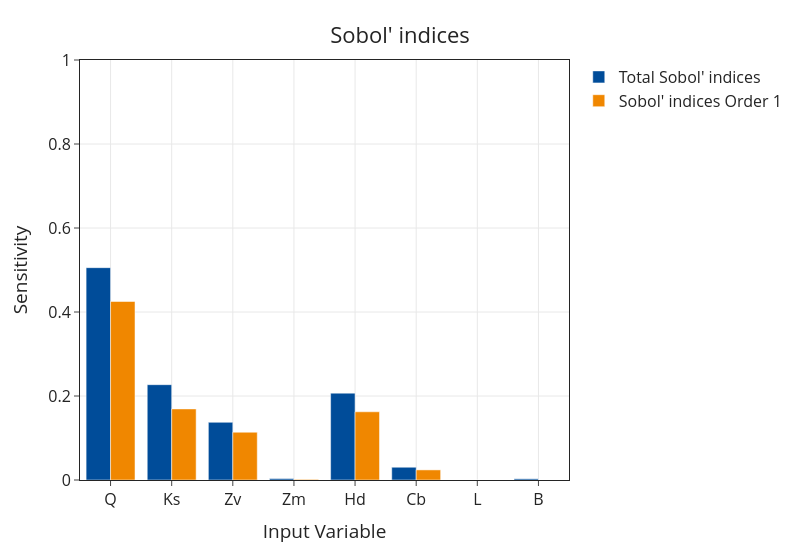

The cell this chart's notebook holds for it:
### Markdown cell above
## 2.5 Sobol' indices with UQ[py]Lab
Using the PCE from above, we can also let UQ[py]Lab compute the Sobol indices. Do you get the same results as with your manual computation above?

### Code cell
SobolOpts = {
    'Type': 'Sensitivity',
    'Method': 'Sobol',
    'Model': myPCE_LARS["Name"]
}



mySobolAnalysisPCE = uq.createAnalysis(SobolOpts)
uq.print(mySobolAnalysisPCE)
uq.display(mySobolAnalysisPCE);

### Figure 1 — Plotly figure (JSON) as saved in the notebook; plotly's stock layout.template omitted (floating-point values rounded to 4 significant figures)
{"data": [{"alignmentgroup": "True", "hovertemplate": "variable=Total Sobol' indices<br>index=%{x}<br>value=%{y}<extra></extra>", "legendgroup": "Total Sobol' indices", "marker": {"color": "rgb(0, 76, 153)", "pattern": {"shape": ""}}, "name": "Total Sobol' indices", "offsetgroup": "Total Sobol' indices", "orientation": "v", "showlegend": true, "textposition": "auto", "type": "bar", "x": ["Q", "Ks", "Zv", "Zm", "Hd", "Cb", "L", "B"], "xaxis": "x", "y": [0.5055, 0.227, 0.1374, 0.003396, 0.2068, 0.03037, 1.82e-05, 0.002833], "yaxis": "y"}, {"alignmentgroup": "True", "hovertemplate": "variable=Sobol' indices Order 1<br>index=%{x}<br>value=%{y}<extra></extra>", "legendgroup": "Sobol' indices Order 1", "marker": {"color": "rgb(240, 135, 0)", "pattern": {"shape": ""}}, "name": "Sobol' indices Order 1", "offsetgroup": "Sobol' indices Order 1", "orientation": "v", "showlegend": true, "textposition": "auto", "type": "bar", "x": ["Q", "Ks", "Zv", "Zm", "Hd", "Cb", "L", "B"], "xaxis": "x", "y": [0.425, 0.1692, 0.1138, 0.00147, 0.1624, 0.02406, 0.0, 0.0], "yaxis": "y"}], "layout": {"barmode": "group", "legend": {"title": {"text": ""}, "tracegroupgap": 0}, "margin": {"t": 60}, "showlegend": true, "title": {"text": "Sobol' indices", "y": 0.95}, "width": 800, "xaxis": {"anchor": "y", "domain": [0, 1], "mirror": true, "title": {"text": "Input Variable"}}, "yaxis": {"anchor": "x", "domain": [0, 1], "dtick": 0.2, "mirror": true, "range": [0, 1], "tickmode": "linear", "title": {"text": "Sensitivity"}}}}
